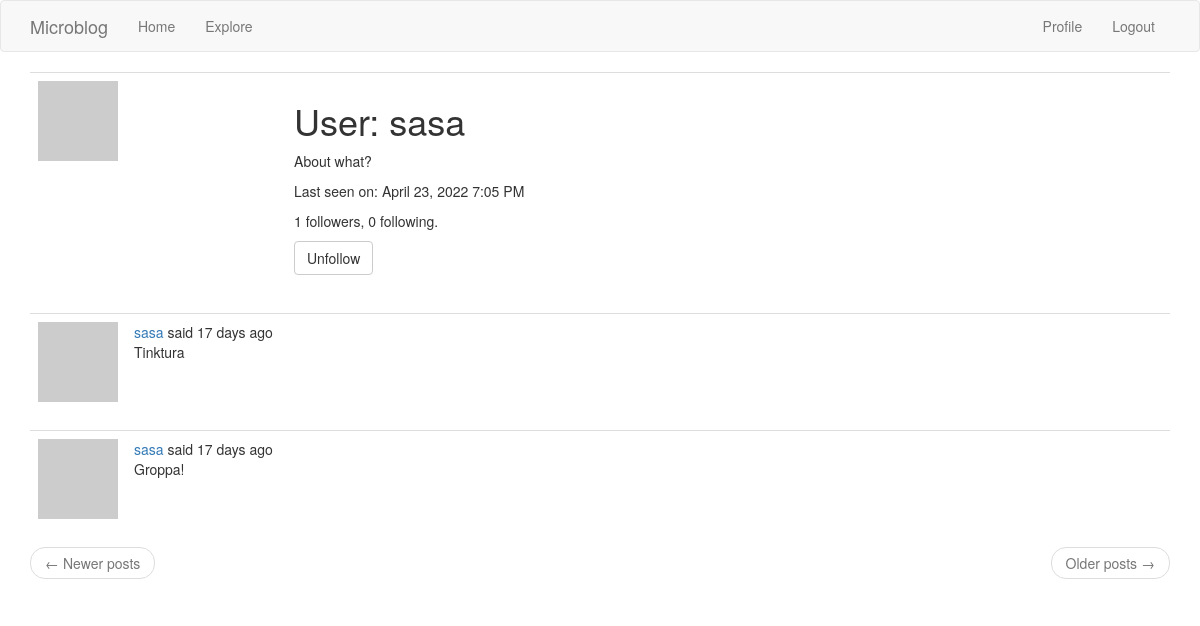
Page /user/sasa (signed in) on the earlier database version.
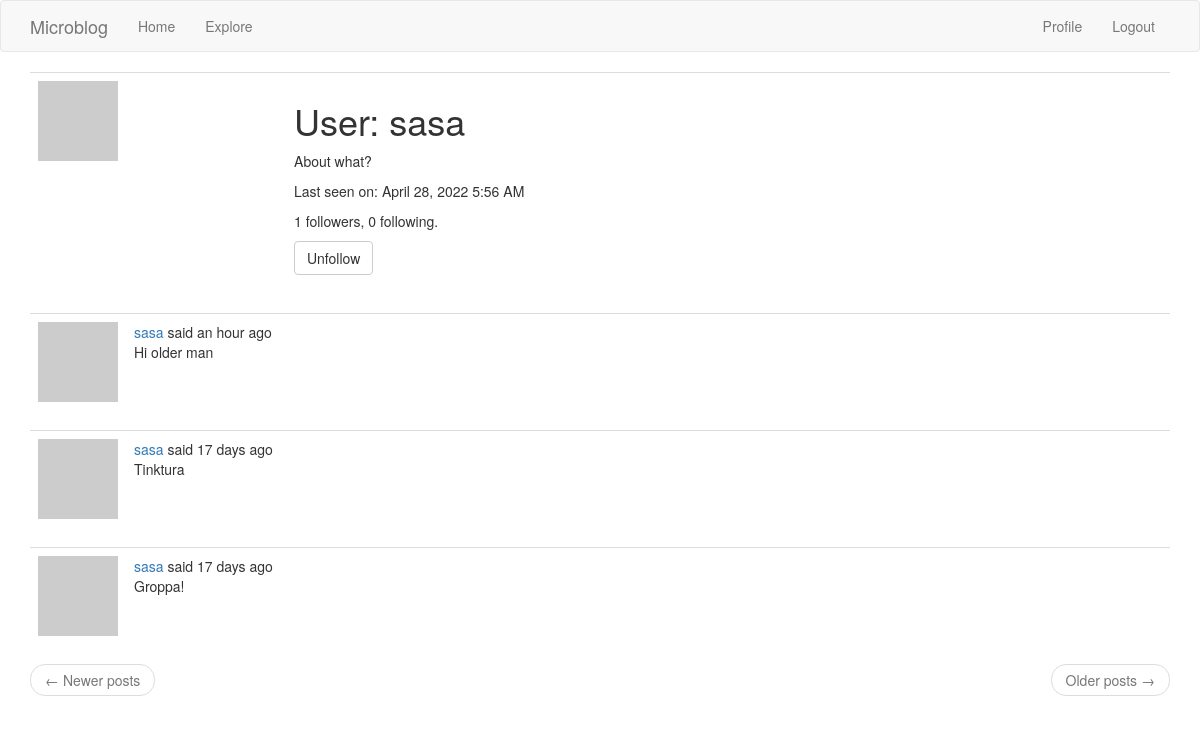
Same page on the later database version.
### app/models.py (models this page shows, shortened)
class User(UserMixin, db.Model):
    id = db.Column(db.Integer, primary_key=True)
    username = db.Column(db.String(64), index=True, unique=True)
    email = db.Column(db.String(120), index=True, unique=True)
    password_hash = db.Column(db.String(128))
    posts = db.relationship('Post', backref='author', lazy='dynamic')
    about_me = db.Column(db.String(140))
    last_seen = db.Column(db.DateTime, default=datetime.utcnow)
    followed = db.relationship(
        'User', secondary=followers,
        primaryjoin=(followers.c.follower_id == id),
        secondaryjoin=(followers.c.followed_id == id),
        backref=db.backref('followers', lazy='dynamic'), lazy='dynamic')
    def avatar(self, size):
        digest = md5(self.email.lower().encode('utf-8')).hexdigest()
        return f'https://www.gravatar.com/avatar/{digest}?d=identicon&s={size}'
    def is_following(self, user):
        return self.followed.filter(followers.c.followed_id == user.id).count() > 0

class Post(db.Model):
    id = db.Column(db.Integer, primary_key=True)
    body = db.Column(db.String(140))
    timestamp = db.Column(db.DateTime, index=True, default=datetime.utcnow)
    user_id = db.Column(db.Integer, db.ForeignKey('user.id'))
    language = db.Column(db.String(5))

### app/routes.py (the view)
@app.route('/user/<username>')
@login_required
def user(username):
    _user = User.query.filter_by(username=username).first_or_404()
    page = request.args.get('page', 1, type=int)
    posts = _user.posts.order_by(Post.timestamp.desc()).paginate(page, app.config['POSTS_PER_PAGE'], False)
    next_url = url_for('user', username=_user.username, page=posts.next_num) if posts.has_next else None
    prev_url = url_for('user', username=_user.username, page=posts.prev_num) if posts.has_prev else None
    form = EmptyForm()
    return render_template('user.html', user=_user, posts=posts.items, next_url=next_url, prev_url=prev_url, form=form)

### app/forms.py
class EmptyForm(FlaskForm):
    submit = SubmitField('Submit')

### app/models.py (called while the page is built)
@login.user_loader
def load_user(_id):
    return User.query.get(int(_id))

### app/routes.py (called while the page is built)
@app.before_request
def before_request():
    if current_user.is_authenticated:
        current_user.last_seen = datetime.utcnow()
        db.session.commit()
    g.locale = str(get_locale())

### app/templates/user.html (shortened to what this page needs)
{% extends "base.html" %}
{% block app_content %}
    <table class="table table-hover">
        <tr>
            <td width="256px"><img src="{{ user.avatar(256) }}"></td>
            <td>
                <h1>User: {{ user.username }}</h1>
                {% if user.about_me %}<p>{{ user.about_me }}</p>{% endif %}
                {% if user.last_seen %}<p>Last seen on: {{ moment(user.last_seen).format('LLL') }}</p>{% endif %}
                <p>{{ user.followers.count() }} followers, {{ user.followed.count() }} following.</p>
                {% if user == current_user %}
                    <p><a href="{{ url_for('edit_profile') }}">Edit your profile</a></p>
                {% else %}
                    <p>
                    <form action="{{ url_for('follow', username=user.username) }}" method="post">
                        {{ form.submit(value='Unfollow', class_='btn btn-default') }}
                    </form>
                    </p>
                {% endif %}
            </td>
        </tr>
    </table>
    {% for post in posts %}
        {% include "_post.html" %}
    {% endfor %}
    <nav aria-label="...">
        <ul class="pager">
            <li class="previous{% if not prev_url %} disabled{% endif %}">
                <a href="{{ prev_url or '#' }}">
                    <span aria-hidden="true">&larr;</span> Newer posts
                </a>
            </li>
            <li class="next{% if not next_url %} disabled{% endif %}">
                <a href="{{ next_url or '#' }}">
                    Older posts <span aria-hidden="true">&rarr;</span>
                </a>
            </li>
        </ul>
    </nav>
{% endblock %}

### app/templates/_post.html (shortened to what this page needs)
<table class="table table-hover">
    <tr>
        <td width="70px">
            <a href="{{ url_for('user', username=post.author.username) }}">
                <img src="{{ post.author.avatar(70) }}"/>
            </a>
        </td>
        <td>
            {{ _('%(username)s said %(when)s', username=user_link, when=moment(post.timestamp).fromNow()) }}
            <br>
            <span id="post{{ post.id }}">{{ post.body }}</span>
        </td>
    </tr>
</table>

Differences in the rows shown:
changed User "sasa": last_seen "April 23, 2022 7:05 PM" → "April 28, 2022 5:56 AM"
added Post: body "Hi older man"
